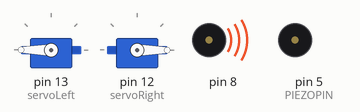
Recording of a sketch running on a simulated Arduino Uno, built with avr-gcc and run on an emulated ATmega328P. On the bench: 2 × servo, buzzer (waves = sounding, pin HIGH).

Above: at 0.05 s.
At 4.85 s:
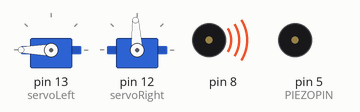
At 7.25 s:
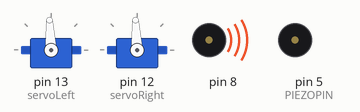
At 9.0 s:
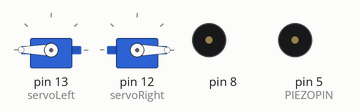
At 10.8 s:
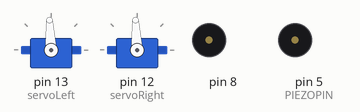
At 14.4 s:
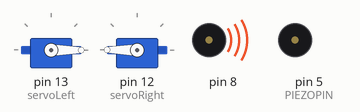
Timing chart, 0 to 16.6 s (numbered marks = the images above):
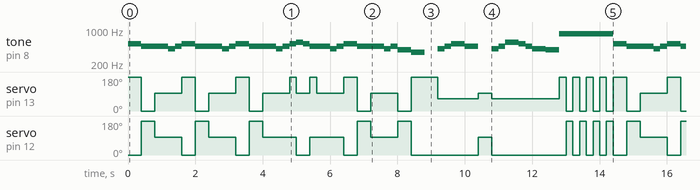

The sketch:

Robot_Dance.ino
```cpp
#include <Servo.h>                           // Include servo library

Servo servoLeft;                             // Declare left servo signal
Servo servoRight;                            // Declare right servo signal

int PIEZOPIN = 5;                            // Declare pin that the piezo is connected to.
// DECLARE LED PINS HERE

// One octave of notes between A4 and A5, for Piezo Greeting
int note_F4 = 349.23;
int note_G4 = 392;
int note_Gs4 = 415.3;
int note_A4 = 440;
int note_As4 = 466; int note_Bb4 = note_As4;
int note_B4 = 494;
int note_C5 = 523;
int note_Cs5 = 554; int note_Db5 = note_Cs5;
int note_D5 = 587;
int note_Ds5 = 622; int note_Eb5 = note_Ds5;
int note_E5 = 659;
int note_F5 = 698;
int note_Fs5 = 740; int note_Gb5 = note_Fs5;
int note_G5 = 784;
int note_Gs5 = 830; int note_Ab5 = note_Gs5;

void firstMeasure() {
  tone(8, note_C5);
  servoLeft.writeMicroseconds(2500);
  servoRight.writeMicroseconds(500);
  delay(400);
  tone(8, note_As4);
  servoLeft.writeMicroseconds(500);
  servoRight.writeMicroseconds(2500);
  delay(400);
  servoLeft.writeMicroseconds(1500);
  servoRight.writeMicroseconds(1500);
  delay(400);
  tone(8, note_Gs4);
  delay(200);
  tone(8, note_As4);
  delay(200);
}

void song() {
  firstMeasure();
  firstMeasure();
  firstMeasure();
  //this is the wiggle
  tone(8, note_C5);
  servoLeft.writeMicroseconds(2500);
  servoRight.writeMicroseconds(1500);
  delay(200);
  tone(8, note_Cs5);
  servoLeft.writeMicroseconds(1500);
  servoRight.writeMicroseconds(500);
  delay(200);
  tone(8, note_C5);
  servoLeft.writeMicroseconds(1500);
  servoRight.writeMicroseconds(500);
  delay(200);
  tone(8, note_As4);
  servoLeft.writeMicroseconds(2500);
  servoRight.writeMicroseconds(1500);
  delay(200);
  tone(8, note_As4);
  servoLeft.writeMicroseconds(1500);
  servoRight.writeMicroseconds(1500);
  delay(400);
  tone(8, note_Gs4);
  delay(200);
  tone(8, note_As4);
  delay(200);
  //____________
  firstMeasure();
  //this is the back, forward
  tone(8, note_G4);
  servoLeft.writeMicroseconds(500);
  servoRight.writeMicroseconds(2500);
  delay(400);
  tone(8, note_F4);
  servoLeft.writeMicroseconds(2500);
  servoRight.writeMicroseconds(500);
  delay(400);
  noTone(8);
  delay(400);
  tone(8, note_Gs4);
  circleRight();
  delay(200);
  tone(8, note_As4);
  circleRight();
  delay(200);
  tone(8, note_C5);
  circleRight();
  delay(400);
  tone(8, note_As4);
  circleRight();
  delay(400);
  noTone(8);
  servoLeft.writeMicroseconds(1500);
  servoRight.writeMicroseconds(1500);
  delay(400);
  //--------------
  tone(8, note_Gs4);
  circleRight();
  delay(200);
  tone(8, note_As4);
  circleRight();
  delay(200);
  tone(8, note_Cs5);
  circleRight();
  delay(200);
  tone(8, note_Cs5);
  circleRight();
  delay(200);
  tone(8, note_C5);
  circleRight();
  delay(200);
  tone(8, note_As4);
  circleRight();
  delay(200);
  tone(8, note_Gs4);
  circleRight();
  delay(400);
  tone(8, note_G4);
  circleRight();
  delay(400);
  //----------this is the chord
  tone(8, note_Gs4);
  tone(8, note_C5);
  tone(8, note_Ds5);
  tone(8, note_Gs5);
  vibrate();
  vibrate();
  vibrate();
  vibrate();
}

void setup()
{
  pinMode(PIEZOPIN, OUTPUT);                 // Attach piezo to pin 5.
  servoLeft.attach(13);                      // Attach left signal to pin 13
  servoRight.attach(12);                     // Attach right signal to pin 12
  servoLeft.writeMicroseconds(1500);        // Calibrate left servo
  servoRight.writeMicroseconds(1500);       // Calibrate right servo
  // Attach LED pins here.

}

void frontBack() {
  servoLeft.writeMicroseconds(2500);
  servoRight.writeMicroseconds(500);
  delay(400);
  servoLeft.writeMicroseconds(500);
  servoRight.writeMicroseconds(2500);
  delay(400);
}
void turnRight() {
  servoLeft.writeMicroseconds(2500);
  servoRight.writeMicroseconds(1500);
  delay(400);
  servoLeft.writeMicroseconds(1500);
  servoRight.writeMicroseconds(500);
  delay(400);
}

void turnLeft() {
  servoLeft.writeMicroseconds(1500);
  servoRight.writeMicroseconds(500);
  delay(400);
  servoLeft.writeMicroseconds(2500);
  servoRight.writeMicroseconds(1500);
  delay(400);
}

void circleRight() {
  servoLeft.writeMicroseconds(1200);
  servoRight.writeMicroseconds(100);
}

void dance() {
  frontBack();
  delay(800);
  frontBack();
  delay(800);
  turnRight();
  turnLeft();
}

void vibrate() {
  servoLeft.writeMicroseconds(2500);
  servoRight.writeMicroseconds(500);
  delay(200);
  servoLeft.writeMicroseconds(500);
  servoRight.writeMicroseconds(2500);
  delay(200);
}

void loop()
{
  song();
  // Code for testing servos.
  // Tinker with the numbers to see how they work!
  // For help, visit https://learn.parallax.com/tutorials/robot/shield-bot/robotics-board-education-shield-arduino/chapter-2-shield-lights-servo-4.

}
```

Measured:
- by itself, servo on pin 13 (servoLeft), servo on pin 12 (servoRight): moves between 0° and 180°, repeating every 14.4 s
- by itself, tone on pin 8: plays 523 Hz for 0.40 s, 466 Hz for 0.80 s, 415 Hz for 0.20 s, 466 Hz for 0.20 s, 523 Hz for 0.40 s, 466 Hz for 0.80 s … (102 notes in this stretch)
